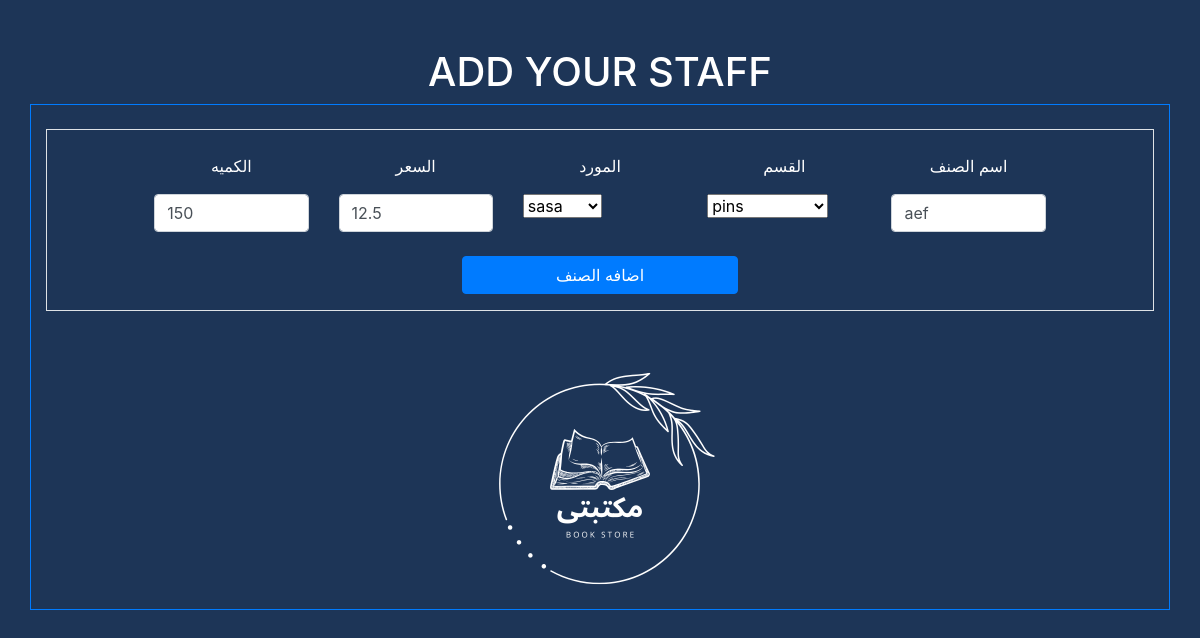
The app's page /update_item_data.php?updateid=77 with its own data.
### tables this page shows
CREATE TABLE `items` (
  `id` int(11) NOT NULL,
  `item_price` float DEFAULT NULL,
  `item_name` varchar(512) DEFAULT NULL,
  `item_amount` int(11) DEFAULT NULL,
  `section_id` int(11) DEFAULT NULL,
  `supplier_id` int(11) DEFAULT NULL
);

### update_item_data.php (the view, shortened to what this page needs)
<?php
$con = mysqli_connect('localhost', 'root', '', 'db');
$id=$_GET['updateid'];
$sqlselect = "SELECT * from `items` where id = $id";
$resultselect=mysqli_query($con,$sqlselect);
$row=mysqli_fetch_assoc($resultselect);
$item_price = $row['item_price'];
$item_name = $row['item_name'];
$item_amount =  $row['item_amount'];
?>
<?php
 $sqlselect = "SELECT * FROM `sections`";
 $sqlselect2 = "SELECT * FROM `suppliers`";
 $resultselect = mysqli_query($con, $sqlselect);
 $resultselect2 = mysqli_query($con, $sqlselect2);
?>
<!DOCTYPE html>
<html lang="en">
<head>
    <link rel="stylesheet" href="https://cdn.jsdelivr.net/npm/bootstrap@4.6.2/dist/css/bootstrap.min.css">
</head>
<body class="text-white" style="background-color:  #1D3557">
    <h1 class="text-center mt-5">ADD YOUR STAFF</h1>
    <div class="container border border-primary">
        <form action="" method="POST">
    <div class="container mt-4">
        <div class="row d-flex justify-content-center border border-3">
            <div class="col-sm-2">
                <p class="text-center mt-4" id="inputGroup-sizing-default">الكميه</p>
                <input type="text" class="form-control" aria-label="Sizing example input"
                aria-describedby="inputGroup-sizing-default" name="item_amount" value=<?php echo $item_amount?> >
            </div>
            <div class="col-sm-2">
                <p class="text-center mt-4" id="inputGroup-sizing-default">السعر</p>
                <input type="text" class="form-control" aria-label="Sizing example input"
                aria-describedby="inputGroup-sizing-default" name="item_amount" value=<?php echo $item_price?>>
            </div>
            <div class="col-2 ">
                <p class="text-center mt-4" id="inputGroup-sizing-default">المورد</p>
                <select type="number" class="form-select" aria-label="Sizing example input"
                aria-describedby="inputGroup-sizing-default" name="supplier_id">
                <?php
                while ($row = mysqli_fetch_assoc($resultselect2)) {
                $supplierName = $row ['supplier_name'];
                $supplierId = $row ['id'];
                echo'<option value="'.$supplierId.'">';
                echo $supplierName;
                echo '</option>';
                }
                ?>
                </select>
            </div>
            <div class="col-2 ">
                <p class="text-center mt-4" id="inputGroup-sizing-default">القسم</p>
                <select type="number" class="form-select" aria-label="Sizing example input"
                aria-describedby="inputGroup-sizing-default" name="section_id">
                <?php
                while ($row = mysqli_fetch_assoc($resultselect)) {
                $sectionName = $row ['section_name'];
                $sectionId = $row ['id'];
                echo'<option value="'.$sectionId.'">';
                echo $sectionName;
                echo '</option>';
                }
                ?>
                </select>
            </div>
            <div class="col-2">
                <p class="text-center mt-4" id="inputGroup-sizing-default">اسم الصنف</p>
                <input type="text" class="form-control" aria-label="Sizing example input"
                aria-describedby="inputGroup-sizing-default" name="item_name" value=<?php echo $item_name?> >
            </div>
            <button class="btn btn-primary col-3 mt-4 mb-3" name="submit" type="submit">اضافه الصنف</button>
        </div>
    </div>
    <img src="مكتبتى لوحو.png" class="rounded mx-auto d-block mt-5" style="width:250px;" alt="...">
</form>
    </div>
</body>
</html>

### records on screen
items: item_amount "150", item_amount "12.5", item_name "aef"

### other values on screen
form field supplier_id "sasa"
form field section_id "pins"
